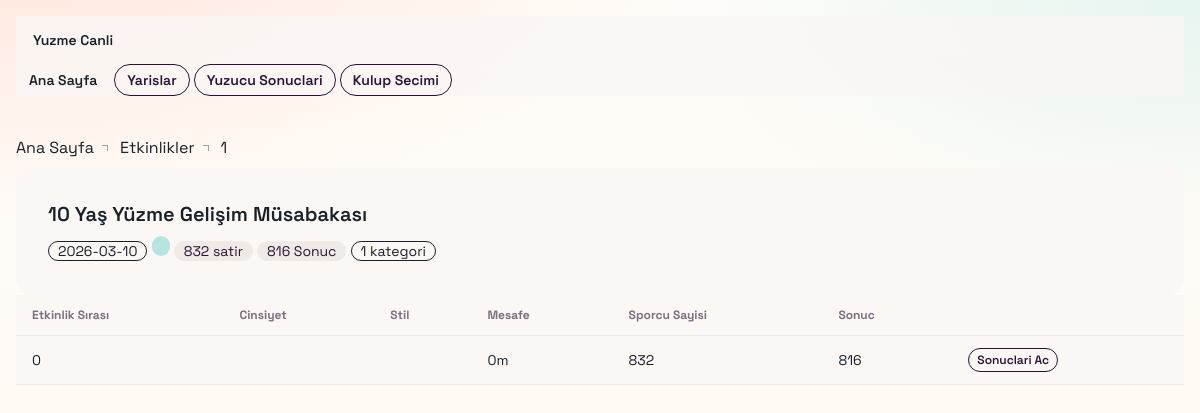
The page /events/1/ on the database as committed earlier.
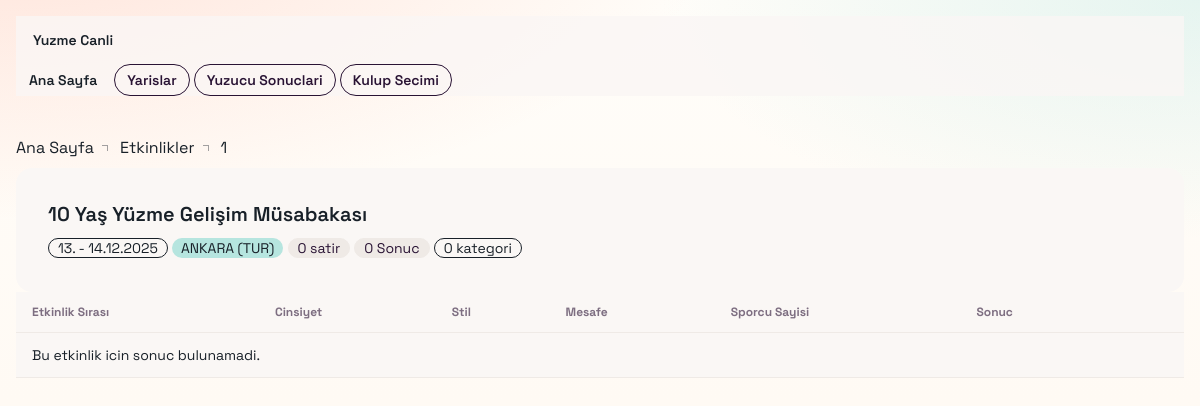
The same page on the database as committed later.
### main/models.py (models this page shows, shortened)
class Event(models.Model):
    unique_name = models.CharField(max_length=100, unique=True, default="")
    title = models.CharField(max_length=255)
    date = models.CharField(max_length=64)
    location = models.CharField(max_length=255)
    class Meta:
        unique_together = [("title", "date", "location")]

### main/views.py (the view)
# urls.py: path('events/<int:event_id>/', views.event_detail, name='event_detail'),
def event_detail(request, event_id):
    event = get_object_or_404(Event, id=event_id)
    event_results = Result.objects.filter(event=event)
    distinct_groups = list(
        event_results
        .values("event_order", "swimming_style", "gender", "distance")
        .annotate(
            result_count=Count("id"),
            non_empty_result_count=Count(
                "id",
                filter=Q(result__isnull=False) & ~Q(result__exact=""),
            ),
        )
        .order_by("event_order", "gender", "distance")
    )
    context = {
        "event": event,
        "distinct_groups": distinct_groups,
        "group_count": len(distinct_groups),
        "result_count": sum(int(group["result_count"]) for group in distinct_groups),
        "non_empty_result_count": sum(
            int(group["non_empty_result_count"]) for group in distinct_groups
        ),
    }
    return render(request, "event_detail.html", context)

### main/templates/event_detail.html (shortened to what this page needs)
{% extends "base.html" %}
{% block content %}
<section class="mb-6">
    <div class="breadcrumbs text-sm mb-2">
        <ul>
            <li><a href="/">Ana Sayfa</a></li>
            <li><a href="/events/">Etkinlikler</a></li>
            <li>{{ event.id }}</li>
        </ul>
    </div>
    <div class="card bg-base-100 border border-base-200 shadow-sm">
        <div class="card-body">
            <h1 class="card-title text-2xl md:text-3xl">{{ event.title }}</h1>
            <div class="flex flex-wrap gap-2 text-sm">
                <span class="badge badge-outline">{{ event.date }}</span>
                <span class="badge" style="background:#b6e5df;color:#182028;border:none;">{{ event.location }}</span>
                <span class="badge badge-ghost">{{ result_count }} satir</span>
                <span class="badge badge-ghost">{{ non_empty_result_count }} Sonuc</span>
                <span class="badge badge-outline">{{ group_count }} kategori</span>
            </div>
        </div>
    </div>
</section>
<section class="overflow-x-auto rounded-2xl border border-base-200 bg-base-100 shadow-sm">
    <table class="table table-zebra table-sm sm:table-md">
        <thead>
            <tr>
                <th>Etkinlik Sırası</th>
                <th>Cinsiyet</th>
                <th>Stil</th>
                <th>Mesafe</th>
                <th>Sporcu Sayisi</th>
                <th>Sonuc</th>
                <th></th>
            </tr>
        </thead>
        <tbody>
            {% for group in distinct_groups %}
            <tr>
                <td>{{ group.event_order }}</td>
                <td>{{ group.gender }}</td>
                <td>{{ group.swimming_style }}</td>
                <td>{{ group.distance }}m</td>
                <td>{{ group.result_count }}</td>
                <td>{{ group.non_empty_result_count }}</td>
                <td>
                    <a
                        href="{% url 'event_selected_results' event.id %}?style={{ group.swimming_style|urlencode }}&gender={{ group.gender|urlencode }}&distance={{ group.distance }}"
                        class="btn btn-xs btn-outline"
                    >Sonuclari Ac</a>
                </td>
            </tr>
            {% empty %}
            <tr>
                <td colspan="7" class="opacity-70">Bu etkinlik icin sonuc bulunamadi.</td>
            </tr>
            {% endfor %}
        </tbody>
    </table>
</section>
{% endblock %}

Rows that differ between the two databases and show on the page:
changed Event "10 Yaş Yüzme Gelişim Müsabakası": date "2026-03-10" → "13. - 14.12.2025"; location (not shown) → "ANKARA (TUR)"
Other text that changed with them:
{{ result_count }}: "832" → "0"
{{ non_empty_result_count }}: "816" → "0"
{{ group_count }}: "1" → "0"
text now shown: "Bu etkinlik icin sonuc bulunamadi."
list line gone: "0 0 m 832 816 Sonuclari Ac"
